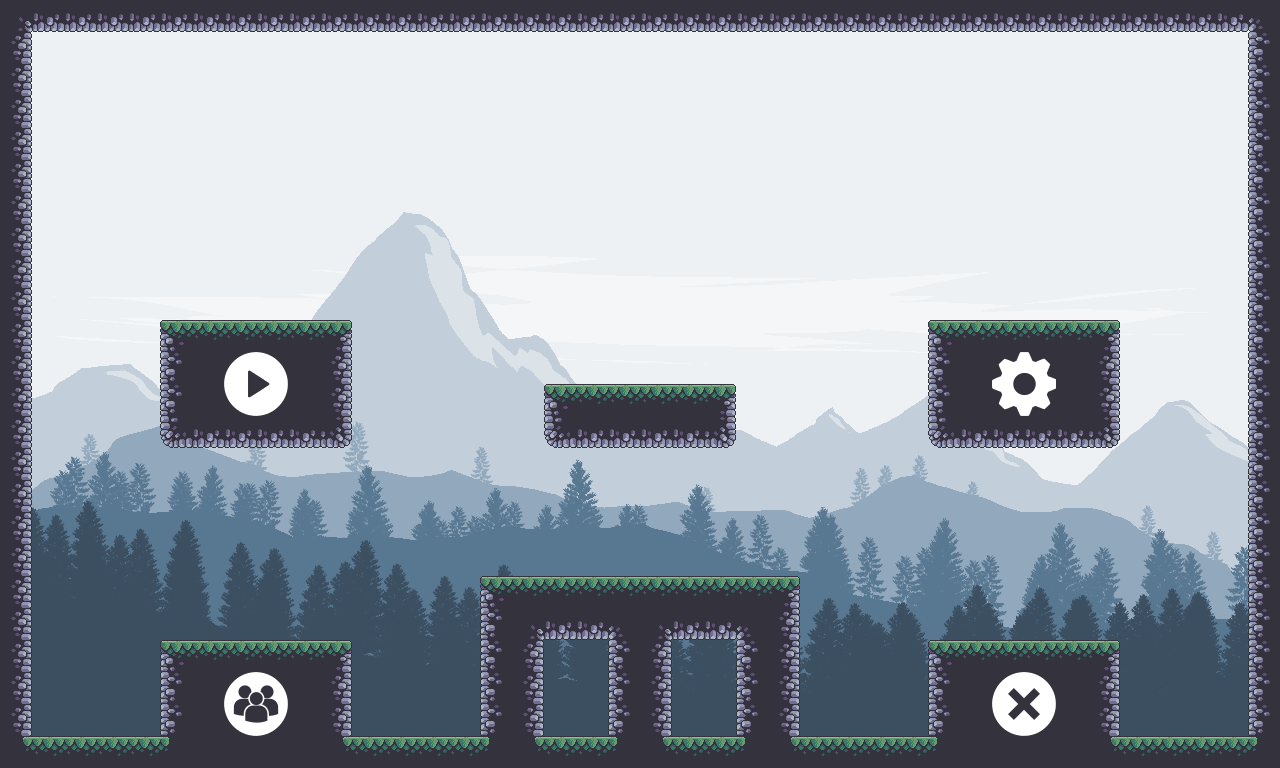

This game map was drawn from its Tiled (.tmx) file and the tilesets committed beside it. A one-line description and the trimmed map source follow:
An orthogonal 40x24 tile map with 32x32 px tiles, 3 tile layers (border, elements, icons), 5 tilesets, 1 image layer and 11 objects (floor, p0, p1, p2, p3, ...).

<map version="1.5" tiledversion="1.7.0" orientation="orthogonal" renderorder="right-down" width="40" height="24" tilewidth="32" tileheight="32" infinite="0" nextlayerid="43" nextobjectid="44">
 <editorsettings>
  <export target="level_title.lua" format="lua" />
 </editorsettings>
 <tileset firstgid="1" name="Terreno" tilewidth="32" tileheight="32" tilecount="85" columns="17">
  <image source="../img/terrain.png" width="544" height="160" />
 </tileset>
 <tileset firstgid="86" name="exit" tilewidth="32" tileheight="32" tilecount="4" columns="2">
  <image source="../img/icons/exit.png" width="64" height="64" />
 </tileset>
 <tileset firstgid="90" name="options" tilewidth="32" tileheight="32" tilecount="4" columns="2">
  <image source="../img/icons/options.png" width="65" height="64" />
 </tileset>
 <tileset firstgid="94" name="play" tilewidth="32" tileheight="32" tilecount="4" columns="2">
  <image source="../img/icons/play.png" width="64" height="64" />
 </tileset>
 <tileset firstgid="98" name="credits" tilewidth="32" tileheight="32" tilecount="4" columns="2">
  <image source="../img/icons/credits.png" width="64" height="64" />
 </tileset>
 <group id="31" name="background">
  <imagelayer id="33" name="fondo" offsetx="0" offsety="-182.67">
   <image source="../img/landscape.png" width="1920" height="1080" />
  </imagelayer>
 </group>
 <group id="13" name="basic" locked="1">
  <properties>
   <property name="collidable" type="bool" value="true" />
  </properties>
  <layer id="16" name="border" width="40" height="24">
   <properties>
    <property name="collidable" type="bool" value="true" />
   </properties>
   <data>[960 cells, 124 non-empty, 8 distinct tile ids]</data>
  </layer>
  <objectgroup id="12" name="floor_sensor" locked="1">
   <object id="17" name="floor" x="31.625" y="735.773" width="1216.5" height="8.22727" visible="0">
    <properties>
     <property name="friction" type="float" value="0.8" />
     <property name="group" type="int" value="3" />
    </properties>
   </object>
  </objectgroup>
 </group>
 <group id="30" name="tile_map">
  <properties>
   <property name="collidable" type="bool" value="true" />
  </properties>
  <layer id="28" name="elements" width="40" height="24">
   <data>[960 cells, 152 non-empty, 13 distinct tile ids]</data>
  </layer>
 </group>
 <group id="29" name="sensors" visible="0">
  <properties>
   <property name="collidable" type="bool" value="true" />
  </properties>
  <objectgroup id="32" name="platforms">
   <object id="28" name="p0" x="159.941" y="639.979" width="190.796" height="10.2127">
    <properties>
     <property name="categories" value="12" />
     <property name="friction" type="float" value="0.8" />
     <property name="group" type="int" value="3" />
    </properties>
   </object>
   <object id="29" name="p1" x="480.067" y="575.988" width="319.044" height="2.21198">
    <properties>
     <property name="friction" type="float" value="0.8" />
     <property name="group" type="int" value="3" />
    </properties>
   </object>
   <object id="30" name="p2" x="929.789" y="639.974" width="188.703" height="5.9006">
    <properties>
     <property name="categories" value="5" />
     <property name="friction" type="float" value="0.8" />
     <property name="group" type="int" value="3" />
    </properties>
   </object>
   <object id="31" name="p3" x="928.667" y="319.991" width="190.397" height="3.76484">
    <properties>
     <property name="categories" value="4" />
     <property name="friction" type="float" value="0.8" />
     <property name="group" type="int" value="3" />
    </properties>
   </object>
   <object id="32" name="p4" x="545.143" y="383.992" width="190.204" height="2.25781">
    <properties>
     <property name="friction" type="float" value="0.8" />
     <property name="group" type="int" value="3" />
    </properties>
   </object>
   <object id="33" name="p5" x="160.859" y="319.991" width="190.596" height="2.22005">
    <properties>
     <property name="categories" value="2" />
     <property name="friction" type="float" value="0.8" />
     <property name="group" type="int" value="3" />
    </properties>
   </object>
  </objectgroup>
 </group>
 <layer id="39" name="icons" width="40" height="24">
  <data>[960 cells, 16 non-empty, 16 distinct tile ids]</data>
 </layer>
 <objectgroup id="42" name="spawnpoints" visible="0">
  <object id="38" name="spawn1" x="528" y="495.333" />
  <object id="39" name="spawn2" x="591.333" y="497.333" />
  <object id="42" name="spawn3" x="688" y="496" />
  <object id="43" name="spawn4" x="749.333" y="495.333" />
 </objectgroup>
</map>
